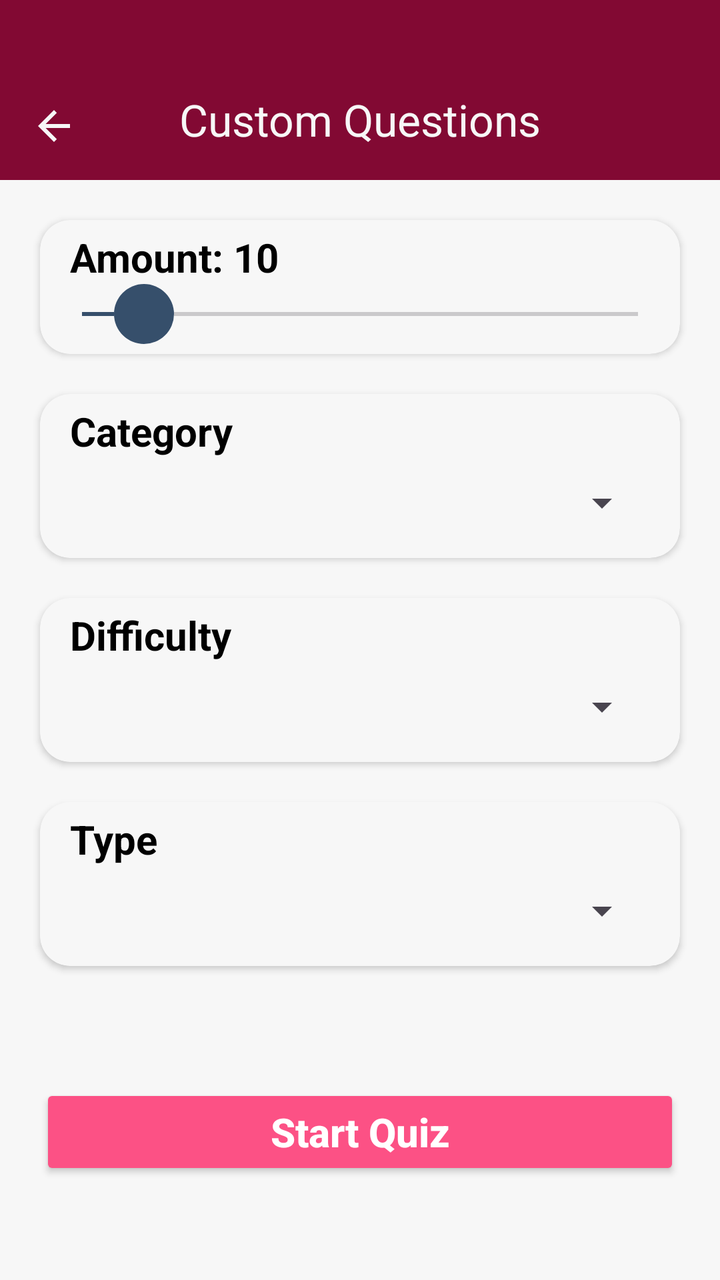
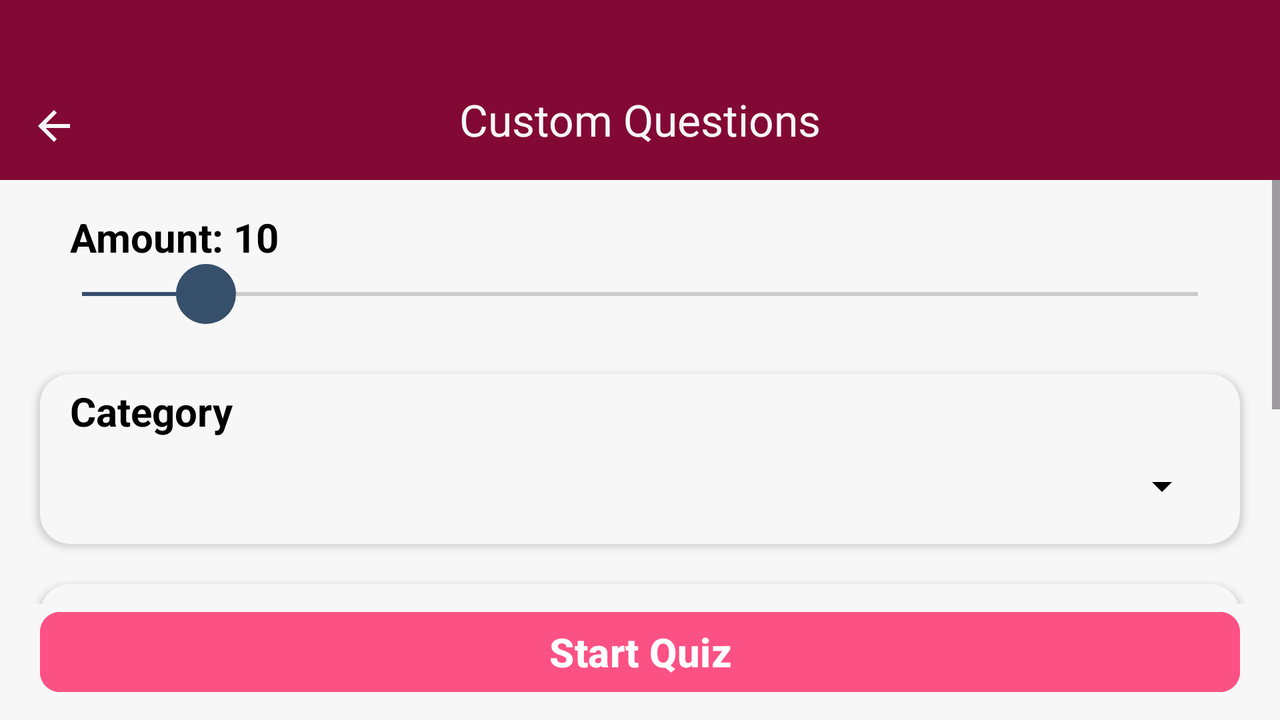

First picture: res/layout/ on a phone held upright. Second picture: the repository's own variant of that layout, on a device whose configuration matches the variant's folder. Source for both follows.
<!-- AndroidManifest.xml: application theme Theme.QuizApp -->
<!-- res/layout/activity_custom_quiz.xml -->
<?xml version="1.0" encoding="utf-8"?>
<androidx.constraintlayout.widget.ConstraintLayout xmlns:android="http://schemas.android.com/apk/res/android"
    xmlns:app="http://schemas.android.com/apk/res-auto"
    xmlns:tools="http://schemas.android.com/tools"
    android:layout_width="match_parent"
    android:layout_height="match_parent"
    android:background="@color/backgroundColor"
    tools:context=".activities.CustomQuizActivity">

    <com.google.android.material.appbar.AppBarLayout
        android:id="@+id/customQuizToolbar"
        android:layout_width="match_parent"
        android:layout_height="90dp"
        app:layout_constraintEnd_toEndOf="parent"
        app:layout_constraintStart_toStartOf="parent"
        app:layout_constraintTop_toTopOf="parent">

        <com.google.android.material.appbar.MaterialToolbar
            android:id="@+id/toolbarDetail"
            android:layout_width="match_parent"
            android:layout_height="match_parent"
            android:background="@color/main_Tool_Bar"
            android:elevation="20dp"
            android:minHeight="?attr/actionBarSize"
            android:paddingTop="15dp"
            app:title="Custom Questions"
            app:titleCentered="true"
            app:titleMarginTop="30dp"
            app:titleTextColor="@color/backgroundColor" />
    </com.google.android.material.appbar.AppBarLayout>

    <ImageView
        android:id="@+id/btnCustomBack"
        android:layout_width="wrap_content"
        android:layout_height="wrap_content"
        android:src="@drawable/arrow_back"
        android:layout_margin="15dp"
        app:layout_constraintBottom_toBottomOf="@+id/customQuizToolbar"
        app:layout_constraintStart_toStartOf="parent" />

    <androidx.cardview.widget.CardView
        android:id="@+id/cardView"
        android:layout_width="match_parent"
        android:layout_height="wrap_content"
        android:layout_marginStart="20dp"
        android:layout_marginTop="20dp"
        android:layout_marginEnd="20dp"
        app:cardCornerRadius="15dp"
        app:cardBackgroundColor="@color/backgroundColor"
        app:layout_constraintEnd_toEndOf="parent"
        app:layout_constraintStart_toStartOf="parent"
        app:layout_constraintTop_toBottomOf="@id/customQuizToolbar">

        <LinearLayout
            android:layout_width="match_parent"
            android:layout_height="wrap_content"
            android:layout_margin="5dp"
            android:orientation="vertical">

            <TextView
                android:id="@+id/tvAmount"
                android:layout_width="match_parent"
                android:layout_height="wrap_content"
                android:layout_marginStart="10dp"
                android:text="@string/amount"
                android:textColor="@color/black"
                android:textSize="20sp"
                android:textStyle="bold" />

            <androidx.appcompat.widget.AppCompatSeekBar
                android:id="@+id/seekBarAmount"
                style="@style/Widget.AppCompat.SeekBar"
                android:layout_width="match_parent"
                android:layout_height="wrap_content"
                android:max="50"
                android:min="5"
                android:progress="10"
                android:progressTint="@color/yInMn_Blue"
                android:thumb="@drawable/custom_thumb" />
        </LinearLayout>
    </androidx.cardview.widget.CardView>

    <androidx.cardview.widget.CardView
        android:id="@+id/cardView2"
        android:layout_width="match_parent"
        android:layout_height="wrap_content"
        android:layout_margin="20dp"
        app:cardCornerRadius="15dp"
        app:cardBackgroundColor="@color/backgroundColor"
        app:layout_constraintEnd_toEndOf="@+id/cardView"
        app:layout_constraintStart_toStartOf="@+id/cardView"
        app:layout_constraintTop_toBottomOf="@+id/cardView">

        <LinearLayout
            android:layout_width="match_parent"
            android:layout_height="wrap_content"
            android:layout_margin="5dp"
            android:orientation="vertical">

            <TextView
                android:layout_width="match_parent"
                android:layout_height="wrap_content"
                android:layout_marginStart="10dp"
                android:text="@string/category"
                android:textColor="@color/black"
                android:textSize="20sp"
                android:textStyle="bold" />

            <Spinner
                android:id="@+id/categorySpinner"
                android:layout_width="match_parent"
                android:layout_height="45dp"
                android:popupBackground="@color/card_color_1"
                android:layout_marginStart="10dp"
                android:layout_marginEnd="10dp" />
        </LinearLayout>
    </androidx.cardview.widget.CardView>

    <androidx.cardview.widget.CardView
        android:id="@+id/cardView3"
        android:layout_width="match_parent"
        android:layout_height="wrap_content"
        android:layout_margin="20dp"
        app:cardCornerRadius="15dp"
        app:cardBackgroundColor="@color/backgroundColor"
        app:layout_constraintEnd_toEndOf="@+id/cardView2"
        app:layout_constraintStart_toStartOf="@+id/cardView2"
        app:layout_constraintTop_toBottomOf="@id/cardView2">

        <LinearLayout
            android:layout_width="match_parent"
            android:layout_height="wrap_content"
            android:layout_margin="5dp"
            android:orientation="vertical">

            <TextView
                android:layout_width="match_parent"
                android:layout_height="wrap_content"
                android:layout_marginStart="10dp"
                android:text="@string/difficulty"
                android:textColor="@color/black"
                android:textSize="20sp"
                android:textStyle="bold" />

            <Spinner
                android:id="@+id/difficultySpinner"
                android:layout_width="match_parent"
                android:layout_height="45dp"
                android:popupBackground="@color/card_color_2"
                android:layout_marginStart="10dp"
                android:layout_marginEnd="10dp" />
        </LinearLayout>
    </androidx.cardview.widget.CardView>

    <androidx.cardview.widget.CardView
        android:id="@+id/cardView4"
        android:layout_width="match_parent"
        android:layout_height="wrap_content"
        android:layout_margin="20dp"
        app:cardCornerRadius="15dp"
        app:cardBackgroundColor="@color/backgroundColor"
        app:layout_constraintEnd_toEndOf="@+id/cardView3"
        app:layout_constraintStart_toStartOf="@+id/cardView3"
        app:layout_constraintTop_toBottomOf="@+id/cardView3">

        <LinearLayout
            android:layout_width="match_parent"
            android:layout_height="wrap_content"
            android:layout_margin="5dp"
            android:orientation="vertical">

            <TextView
                android:layout_width="match_parent"
                android:layout_height="wrap_content"
                android:layout_marginStart="10dp"
                android:text="@string/type"
                android:textColor="@color/black"
                android:textSize="20sp"
                android:textStyle="bold" />

            <Spinner
                android:id="@+id/typeSpinner"
                android:layout_width="match_parent"
                android:layout_height="45dp"
                android:popupBackground="@color/card_color_3"
                android:layout_marginStart="10dp"
                android:layout_marginEnd="10dp" />
        </LinearLayout>
    </androidx.cardview.widget.CardView>

    <androidx.appcompat.widget.AppCompatButton
        android:id="@+id/startCustomQuiz"
        android:layout_width="match_parent"
        android:layout_height="wrap_content"
        android:layout_marginStart="20dp"
        android:layout_marginEnd="20dp"
        android:layout_marginBottom="50dp"
        android:backgroundTint="@color/french_Rose"
        android:text="Start Quiz"
        android:textAllCaps="false"
        android:textColor="@color/white"
        android:textSize="20sp"
        android:textStyle="bold"
        app:layout_constraintBottom_toBottomOf="parent"
        app:layout_constraintEnd_toEndOf="parent"
        app:layout_constraintStart_toStartOf="parent" />

</androidx.constraintlayout.widget.ConstraintLayout>
<!-- resources referenced by this layout -->
<resources>
  <color name="backgroundColor">#F7F7F7</color>
  <color name="black">#FF000000</color>
  <color name="card_color_1">#FFD7E2</color>
  <color name="card_color_2">#FFD5AD</color>
  <color name="card_color_3">#AFE6E9</color>
  <color name="french_Rose">#FC5185</color>
  <color name="main_Tool_Bar">#820933</color>
  <color name="white">#FFFFFFFF</color>
  <color name="yInMn_Blue">#364F6B</color>
  <!-- drawable arrow_back (drawable) -->
  <vector xmlns:android="http://schemas.android.com/apk/res/android" android:autoMirrored="true" android:height="24dp" android:tint="@color/backgroundColor" android:viewportHeight="24" android:viewportWidth="24" android:width="24dp">
        
      <path android:fillColor="@android:color/white" android:pathData="M20,11H7.83l5.59,-5.59L12,4l-8,8 8,8 1.41,-1.41L7.83,13H20v-2z"/>
      
  </vector>
  <!-- drawable custom_thumb (drawable) -->
  <?xml version="1.0" encoding="utf-8"?>
  <shape xmlns:android="http://schemas.android.com/apk/res/android">
      <size android:width="30dp" android:height="30dp" />
      <solid android:color="@color/yInMn_Blue" />
      <corners android:radius="15dp" />
  </shape>
  <string name="amount">Amount: 10</string>
  <string name="category">Category</string>
  <string name="difficulty">Difficulty</string>
  <string name="type">Type</string>
  <!-- from res/values-v23/ -->
  <style name="Theme.QuizApp" parent="Base.Theme.QuizApp">
          
          <item name="android:navigationBarColor">@android:color/transparent</item>
          <item name="android:statusBarColor">@android:color/transparent</item>
          <item name="android:windowLightStatusBar">?attr/isLightTheme</item>
      </style>
  <style name="Base.Theme.QuizApp" parent="Theme.Material3.DayNight.NoActionBar">
          
          
      </style>
</resources>
<!-- res/layout-land/activity_custom_quiz.xml (the repository's variant of the layout above) -->
<!-- drawn on the phone turned sideways -->
<?xml version="1.0" encoding="utf-8"?>
<androidx.constraintlayout.widget.ConstraintLayout xmlns:android="http://schemas.android.com/apk/res/android"
    xmlns:app="http://schemas.android.com/apk/res-auto"
    xmlns:tools="http://schemas.android.com/tools"
    android:layout_width="match_parent"
    android:layout_height="match_parent"
    android:background="@color/backgroundColor"
    tools:context=".activities.CustomQuizActivity">

    <com.google.android.material.appbar.AppBarLayout
        android:id="@+id/customQuizToolbar"
        android:layout_width="match_parent"
        android:layout_height="90dp"
        app:layout_constraintEnd_toEndOf="parent"
        app:layout_constraintStart_toStartOf="parent"
        app:layout_constraintTop_toTopOf="parent">

        <com.google.android.material.appbar.MaterialToolbar
            android:id="@+id/toolbarDetail"
            android:layout_width="match_parent"
            android:layout_height="match_parent"
            android:background="@color/main_Tool_Bar"
            android:elevation="20dp"
            android:minHeight="?attr/actionBarSize"
            android:paddingTop="15dp"
            app:title="Custom Questions"
            app:titleCentered="true"
            app:titleMarginTop="30dp"
            app:titleTextColor="@color/backgroundColor" />
    </com.google.android.material.appbar.AppBarLayout>

    <ImageView
        android:id="@+id/btnCustomBack"
        android:layout_width="wrap_content"
        android:layout_height="wrap_content"
        android:layout_margin="15dp"
        android:src="@drawable/arrow_back"
        app:layout_constraintBottom_toBottomOf="@+id/customQuizToolbar"
        app:layout_constraintStart_toStartOf="parent" />

    <ScrollView
        android:layout_width="match_parent"
        android:layout_height="0dp"
        app:layout_constraintBottom_toTopOf="@id/startCustomQuiz"
        app:layout_constraintEnd_toEndOf="parent"
        app:layout_constraintStart_toStartOf="parent"
        app:layout_constraintTop_toBottomOf="@id/customQuizToolbar">

        <androidx.constraintlayout.widget.ConstraintLayout
            android:layout_width="match_parent"
            android:layout_height="wrap_content">

            <androidx.cardview.widget.CardView
                android:id="@+id/cardView"
                android:layout_width="match_parent"
                android:layout_height="wrap_content"
                android:layout_marginStart="20dp"
                android:layout_marginTop="10dp"
                android:layout_marginEnd="20dp"
                app:cardBackgroundColor="@color/backgroundColor"
                app:cardCornerRadius="15dp"
                app:layout_constraintEnd_toEndOf="parent"
                app:layout_constraintStart_toStartOf="parent"
                app:layout_constraintTop_toTopOf="parent">

                <LinearLayout
                    android:layout_width="match_parent"
                    android:layout_height="wrap_content"
                    android:layout_margin="5dp"
                    android:orientation="vertical">

                    <TextView
                        android:id="@+id/tvAmount"
                        android:layout_width="match_parent"
                        android:layout_height="wrap_content"
                        android:layout_marginStart="10dp"
                        android:text="@string/amount"
                        android:textColor="@color/black"
                        android:textSize="20sp"
                        android:textStyle="bold" />

                    <androidx.appcompat.widget.AppCompatSeekBar
                        android:id="@+id/seekBarAmount"
                        style="@style/Widget.AppCompat.SeekBar"
                        android:layout_width="match_parent"
                        android:layout_height="wrap_content"
                        android:max="50"
                        android:min="5"
                        android:progress="10"
                        android:progressTint="@color/yInMn_Blue"
                        android:thumb="@drawable/custom_thumb" />
                </LinearLayout>
            </androidx.cardview.widget.CardView>

            <androidx.cardview.widget.CardView
                android:id="@+id/cardView2"
                android:layout_width="match_parent"
                android:layout_height="wrap_content"
                android:layout_margin="20dp"
                app:cardBackgroundColor="@color/backgroundColor"
                app:cardCornerRadius="15dp"
                app:layout_constraintEnd_toEndOf="@+id/cardView"
                app:layout_constraintStart_toStartOf="@+id/cardView"
                app:layout_constraintTop_toBottomOf="@+id/cardView">

                <LinearLayout
                    android:layout_width="match_parent"
                    android:layout_height="wrap_content"
                    android:layout_margin="5dp"
                    android:orientation="vertical">

                    <TextView
                        android:layout_width="match_parent"
                        android:layout_height="wrap_content"
                        android:layout_marginStart="10dp"
                        android:text="@string/category"
                        android:textColor="@color/black"
                        android:textSize="20sp"
                        android:textStyle="bold" />

                    <androidx.appcompat.widget.AppCompatSpinner
                        android:id="@+id/categorySpinner"
                        android:layout_width="match_parent"
                        android:layout_height="wrap_content"
                        android:layout_marginStart="10dp"
                        android:layout_marginEnd="10dp"
                        android:backgroundTint="@color/black"
                        android:dropDownWidth="match_parent"
                        android:dropDownHorizontalOffset="0dp"
                        android:dropDownVerticalOffset="5dp"
                        android:minHeight="48dp"
                        android:popupBackground="@color/card_color_1"
                        android:theme="@style/Spinner" />
                </LinearLayout>
            </androidx.cardview.widget.CardView>

            <androidx.cardview.widget.CardView
                android:id="@+id/cardView3"
                android:layout_width="match_parent"
                android:layout_height="wrap_content"
                android:layout_margin="20dp"
                app:cardBackgroundColor="@color/backgroundColor"
                app:cardCornerRadius="15dp"
                app:layout_constraintEnd_toEndOf="@+id/cardView2"
                app:layout_constraintStart_toStartOf="@+id/cardView2"
                app:layout_constraintTop_toBottomOf="@id/cardView2">

                <LinearLayout
                    android:layout_width="match_parent"
                    android:layout_height="wrap_content"
                    android:layout_margin="5dp"
                    android:orientation="vertical">

                    <TextView
                        android:layout_width="match_parent"
                        android:layout_height="wrap_content"
                        android:layout_marginStart="10dp"
                        android:text="@string/difficulty"
                        android:textColor="@color/black"
                        android:textSize="20sp"
                        android:textStyle="bold" />

                    <androidx.appcompat.widget.AppCompatSpinner
                        android:id="@+id/difficultySpinner"
                        android:layout_width="match_parent"
                        android:layout_height="wrap_content"
                        android:layout_marginStart="10dp"
                        android:layout_marginEnd="10dp"
                        android:backgroundTint="@color/black"
                        android:dropDownWidth="match_parent"
                        android:dropDownHorizontalOffset="0dp"
                        android:dropDownVerticalOffset="5dp"
                        android:minHeight="48dp"
                        android:popupBackground="@color/card_color_2"
                        android:theme="@style/Spinner" />
                </LinearLayout>
            </androidx.cardview.widget.CardView>

            <androidx.cardview.widget.CardView
                android:id="@+id/cardView4"
                android:layout_width="match_parent"
                android:layout_height="wrap_content"
                android:layout_margin="20dp"
                app:cardBackgroundColor="@color/backgroundColor"
                app:cardCornerRadius="15dp"
                app:layout_constraintEnd_toEndOf="@+id/cardView3"
                app:layout_constraintStart_toStartOf="@+id/cardView3"
                app:layout_constraintTop_toBottomOf="@+id/cardView3">

                <LinearLayout
                    android:layout_width="match_parent"
                    android:layout_height="wrap_content"
                    android:layout_margin="5dp"
                    android:orientation="vertical">

                    <TextView
                        android:layout_width="match_parent"
                        android:layout_height="wrap_content"
                        android:layout_marginStart="10dp"
                        android:text="@string/type"
                        android:textColor="@color/black"
                        android:textSize="20sp"
                        android:textStyle="bold" />

                    <androidx.appcompat.widget.AppCompatSpinner
                        android:id="@+id/typeSpinner"
                        android:layout_width="match_parent"
                        android:layout_height="wrap_content"
                        android:layout_marginStart="10dp"
                        android:layout_marginEnd="10dp"
                        android:backgroundTint="@color/black"
                        android:dropDownWidth="match_parent"
                        android:dropDownHorizontalOffset="0dp"
                        android:dropDownVerticalOffset="5dp"
                        android:minHeight="48dp"
                        android:popupBackground="@color/card_color_3"
                        android:theme="@style/Spinner" />
                </LinearLayout>
            </androidx.cardview.widget.CardView>

        </androidx.constraintlayout.widget.ConstraintLayout>
    </ScrollView>

    <com.google.android.material.button.MaterialButton
        android:id="@+id/startCustomQuiz"
        android:layout_width="match_parent"
        android:layout_height="wrap_content"
        android:layout_marginStart="20dp"
        android:layout_marginEnd="20dp"
        android:layout_marginBottom="10dp"
        android:backgroundTint="@color/french_Rose"
        android:text="Start Quiz"
        android:textAllCaps="false"
        android:textColor="@color/white"
        android:textSize="20sp"
        android:textStyle="bold"
        app:cornerRadius="10dp"
        app:layout_constraintBottom_toBottomOf="parent"
        app:layout_constraintEnd_toEndOf="parent"
        app:layout_constraintStart_toStartOf="parent" />

</androidx.constraintlayout.widget.ConstraintLayout>
<!-- resources referenced by the variant -->
<!-- as the phone turned sideways resolves them -->
<resources>
  <color name="backgroundColor">#F7F7F7</color>
  <color name="black">#FF000000</color>
  <color name="card_color_1">#FFD7E2</color>
  <color name="card_color_2">#FFD5AD</color>
  <color name="card_color_3">#AFE6E9</color>
  <color name="french_Rose">#FC5185</color>
  <color name="main_Tool_Bar">#820933</color>
  <color name="white">#FFFFFFFF</color>
  <color name="yInMn_Blue">#364F6B</color>
  <!-- drawable arrow_back (drawable) -->
  <vector xmlns:android="http://schemas.android.com/apk/res/android" android:autoMirrored="true" android:height="24dp" android:tint="@color/backgroundColor" android:viewportHeight="24" android:viewportWidth="24" android:width="24dp">
        
      <path android:fillColor="@android:color/white" android:pathData="M20,11H7.83l5.59,-5.59L12,4l-8,8 8,8 1.41,-1.41L7.83,13H20v-2z"/>
      
  </vector>
  <!-- drawable custom_thumb (drawable) -->
  <?xml version="1.0" encoding="utf-8"?>
  <shape xmlns:android="http://schemas.android.com/apk/res/android">
      <size android:width="30dp" android:height="30dp" />
      <solid android:color="@color/yInMn_Blue" />
      <corners android:radius="15dp" />
  </shape>
  <string name="amount">Amount: 10</string>
  <string name="category">Category</string>
  <string name="difficulty">Difficulty</string>
  <string name="type">Type</string>
  <!-- from res/values-v23/ -->
  <style name="Spinner" parent="Widget.AppCompat.DropDownItem.Spinner">
          <item name="android:textColor">@color/black</item>
      </style>
  <!-- from res/values-v23/ -->
  <style name="Theme.QuizApp" parent="Base.Theme.QuizApp">
          
          <item name="android:navigationBarColor">@android:color/transparent</item>
          <item name="android:statusBarColor">@android:color/transparent</item>
          <item name="android:windowLightStatusBar">?attr/isLightTheme</item>
      </style>
  <style name="Base.Theme.QuizApp" parent="Theme.Material3.DayNight.NoActionBar">
          
          
      </style>
</resources>
